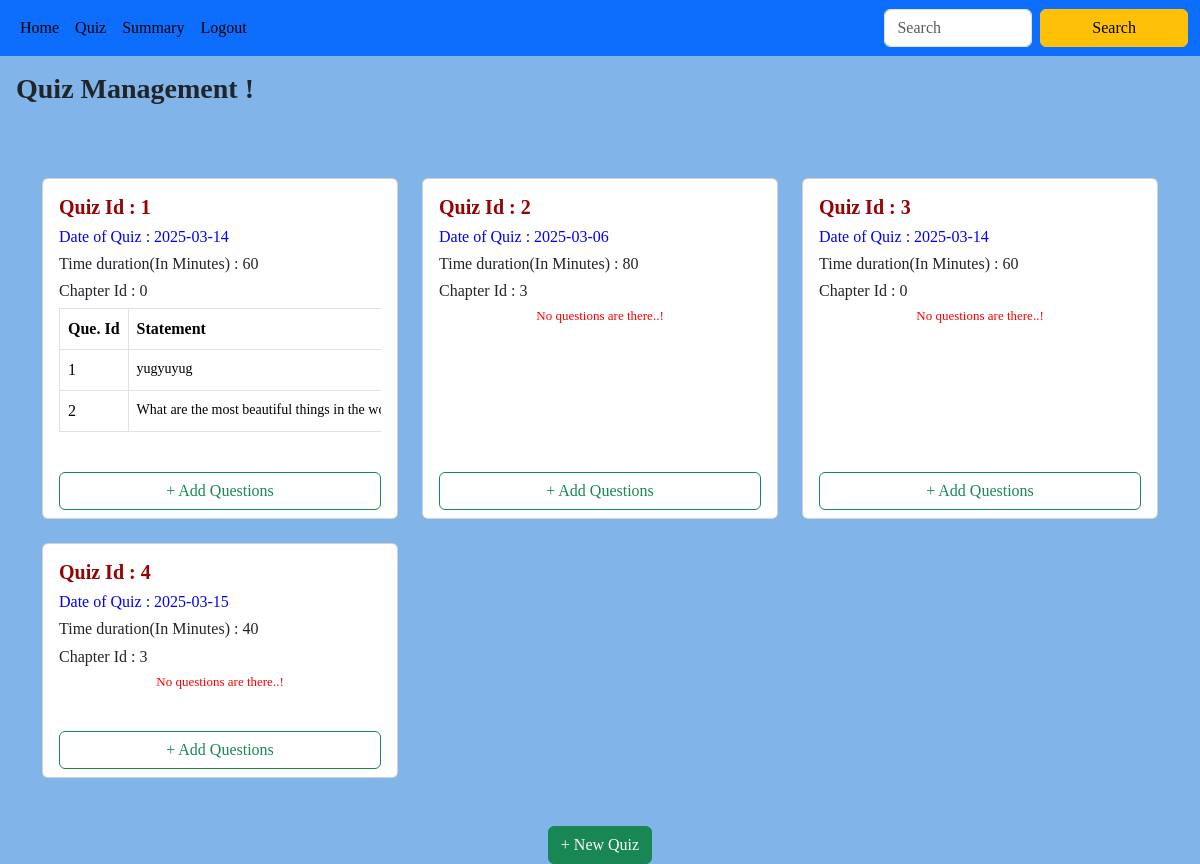
The app's page /admin_quiz/2, older data.
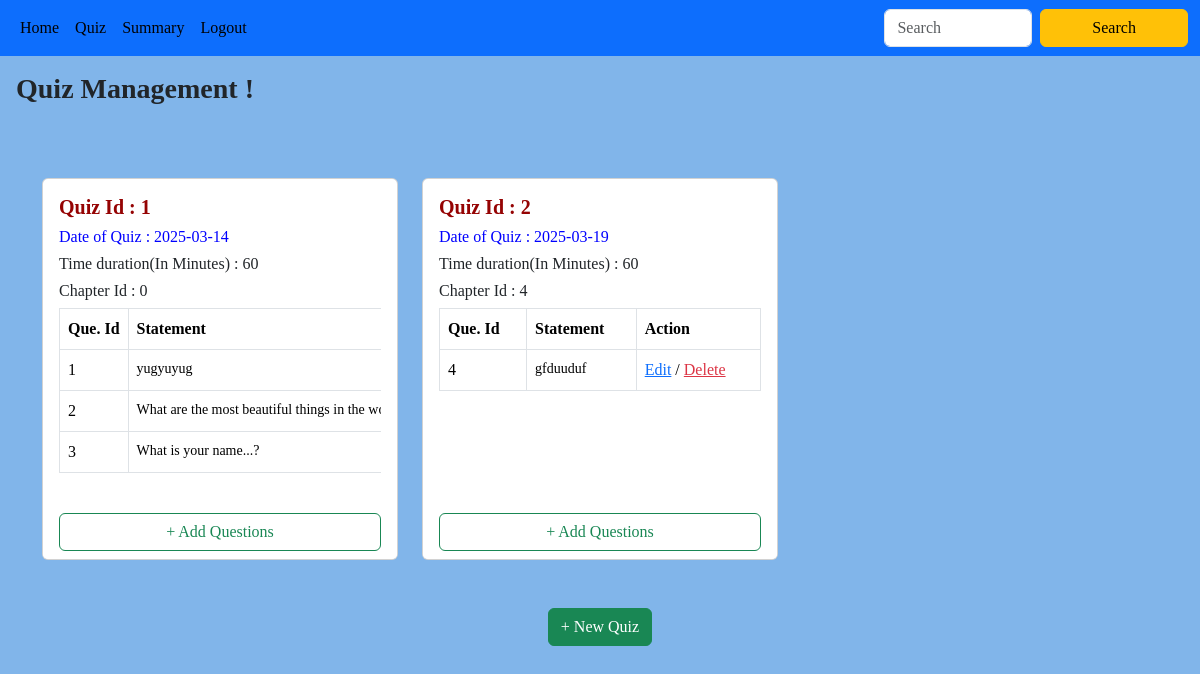
The same page, newer data.
### backend/models.py (models this page shows)
class Quiz(db.Model):
    __tablename__ = "quiz"
    id = db.Column(db.Integer, primary_key=True)
    date_of_quiz = db.Column(db.Date, nullable=False)
    time_duration_minutes = db.Column(db.Integer, nullable=False)
    chapter_id = db.Column(db.Integer, db.ForeignKey("chapter.id"), nullable=False, index=True)
    remark = db.Column(db.String(), nullable=True ,default="No remark")
    questions = db.relationship("Question", cascade="all,delete", backref="quiz", lazy=True)
    scores = db.relationship("Score", cascade="all,delete", backref="quiz", lazy=True)

class Question(db.Model):
    __tablename__ = 'question'
    id = db.Column(db.Integer, primary_key=True)
    quiz_id = db.Column(db.Integer, db.ForeignKey('quiz.id'), nullable=False, index=True)
    question_statement = db.Column(db.String(), nullable=False)
    option1 = db.Column(db.String(), nullable=False)
    option2 = db.Column(db.String(), nullable=False)
    option3 = db.Column(db.String(), nullable=False)
    option4 = db.Column(db.String(), nullable=False)
    correct_option = db.Column(db.String(), nullable=False)

### backend/controller.py (the view)
@app.route("/admin_quiz/<id>")
def admin_quiz(id):
    quizzes=get_quiz()
    chapters=get_chapter()
    return render_template("admin_quiz.html",id=id,quizzes=quizzes,chapters=chapters)

### backend/controller.py (called while the page is built)
def get_chapter():
    chapters=Chapter.query.all()
    return chapters

def get_quiz():
    quizzes=Quiz.query.all()
    return quizzes

### templates/admin_quiz.html
{% extends "admin_layout.html" %}
{% block content %}
<h3 class="p-3" style="font-family: 'Times New Roman', Times, serif; font-weight: bold;">
    Quiz Management !
</h3>
<br><br>
{% if quizzes %}
<div class="container">
    <div class="row row-cols-1 row-cols-md-2 row-cols-lg-3 g-4">
        {% for quiz in quizzes %}
        <div class="col">
            <div class="card h-100 d-flex flex-column">
                <div class="card-body flex-grow-1">
                 <h5 class="card-title" style="color: rgb(149, 3, 3); font-weight: bold; font-family: Georgia, 'Times New Roman', Times, serif;">Quiz Id : {{ quiz.id }}</h5>
                 <h6 style="color: blue;">Date of Quiz : {{quiz.date_of_quiz}}</h6>
                 <h6>Time duration(In Minutes) : {{quiz.time_duration_minutes}}</h6>
                    <div class="table-responsive">
                        <h6>Chapter Id : {{quiz.chapter_id}}</h6>
                        <table class="table table-bordered">
                        {% if quiz.questions %}
                            <thead>
                                <tr>
                                    <th>Que. Id</th>
                                    <th>Statement</th>
                                    <th>Action</th>
                                </tr>
                            </thead>
                            <tbody>
                                 {% for question in quiz.questions%}
                                <tr>
                                    <td>{{question.id}}</td>
                                    <td class="signup-link"><a href="" style="color: black;">{{question.question_statement}}</a></td>
                                    <td>
                                        <a href="#" class="text-primary">Edit</a> /
                                        <a href="#" class="text-danger">Delete</a>
                                    </td>
                                </tr>
                                {%endfor%}
                            </tbody>
                        {%else%}
                            <div>
                              <h4 class="center">No questions are there..!</h4>
                            </div>
                        {%endif%}
                        </table>
                    </div>
                </div>
                <div class="card-footer bg-white border-top-0">
                    <a href="/add_que/{{quiz.id}}/{{id}}" class="btn btn-outline-success w-100">+ Add Questions</a>
                </div>
            </div>
        </div>
        {% endfor %}
    </div>
</div>
{%else%}
  <div>
    <h5 class="center">No Subjects are there..!</h5>
  </div>
{% endif %}
<br><br>
<div class="d-flex justify-content-center">
    <a type="button" class="btn btn-success" href="/add_quiz/{{id}}">+ New Quiz</a>
</div>
{% endblock %}

### templates/admin_layout.html (shortened to what this page needs)
<!DOCTYPE html>
<html lang="en">
<head>
    <link href="https://cdn.jsdelivr.net/npm/bootstrap@5.3.3/dist/css/bootstrap.min.css" rel="stylesheet">
    <link rel="stylesheet" href="{{ url_for('static', filename='main.css') }}">
</head>
<body>
    <nav class="navbar navbar-expand-lg bg-primary">
        <div class="container-fluid">
          <div class="collapse navbar-collapse" id="navbarSupportedContent">
            <ul class="navbar-nav me-auto mb-2 mb-lg-0">
              <li class="nav-item">
                <a class="nav-link active" aria-current="page" href="/admin/{{id}}">Home</a>
              </li>
              <li class="nav-item">
                <a class="nav-link active" aria-current="page" href="/admin_quiz/{{id}}">Quiz</a>
              </li>
              <li class="nav-item">
                <a class="nav-link active" aria-current="page" href="#">Summary</a>
              </li>
              <li class="nav-item">
                <a class="nav-link active" aria-current="page" href="#">Logout</a>
              </li>
            </ul>
            <form class="d-flex" role="search">
              <input class="form-control me-2" type="search" placeholder="Search" aria-label="Search">
              <button class="btn btn-warning" type="submit">Search</button>
            </form>
          </div>
        </div>
      </nav>
              {%block content%}{%endblock%}
</body>
</html>

### static/main.css (style rules this page uses)
body { margin: 0; padding: 0; font-family:Georgia, 'Times New Roman', Times, serif; background-color: #81b5ea; }
button { width: 100%; max-width: 400px; padding: 8px; background-color: #007BFF; border: none; border-radius: 4px; color: #fff; font-size: 16px; cursor: pointer; }
.signup-link { margin-top: 15px; font-size: 14px; color: #555; }
.signup-link a { color: #007BFF; text-decoration: none; }
.table th, .table td { white-space: nowrap; }

Row changes from the older to the newer data that the page shows:
removed Quiz: id "3", date_of_quiz "2025-03-14", time_duration_minutes "60", chapter_id "0", shows "No questions are there..!"
removed Quiz: id "4", date_of_quiz "2025-03-15", time_duration_minutes "40", chapter_id "3", shows "No questions are there..!"
added Question: id "3", question_statement "What is your name...?", shown under Quiz id 1
changed Quiz id 2: date_of_quiz "2025-03-06" → "2025-03-19"; time_duration_minutes "80" → "60"; chapter_id "3" → "4"; text "No questions are there..!" → "Que. Id Statement Action"
added Question: id "4", question_statement "gfduuduf", shown under Quiz id 2
